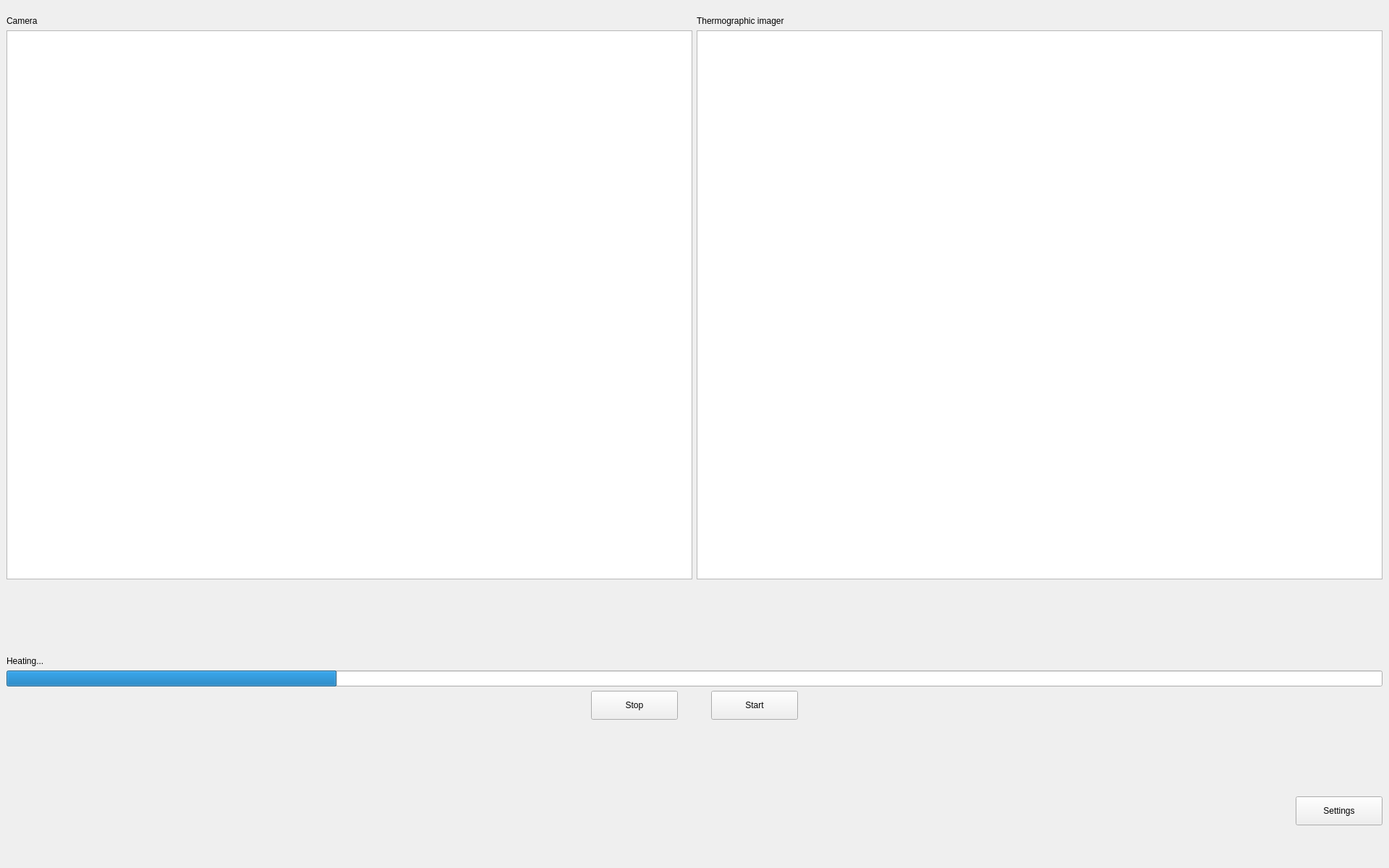
<?xml version="1.0" encoding="UTF-8"?>
<ui version="4.0">
 <class>MainWindow</class>
 <widget class="QMainWindow" name="MainWindow">
  <property name="geometry">
   <rect>
    <x>0</x>
    <y>0</y>
    <width>1920</width>
    <height>1200</height>
   </rect>
  </property>
  <property name="minimumSize">
   <size>
    <width>0</width>
    <height>0</height>
   </size>
  </property>
  <property name="baseSize">
   <size>
    <width>0</width>
    <height>0</height>
   </size>
  </property>
  <property name="windowTitle">
   <string>Portable Thermal Control</string>
  </property>
  <property name="styleSheet">
   <string notr="true"/>
  </property>
  <widget class="QWidget" name="CentralWidget">
   <layout class="QVBoxLayout" name="verticalLayout_5">
    <item>
     <spacer name="verticalSpacer_2">
      <property name="orientation">
       <enum>Qt::Vertical</enum>
      </property>
      <property name="sizeType">
       <enum>QSizePolicy::Minimum</enum>
      </property>
      <property name="sizeHint" stdset="0">
       <size>
        <width>20</width>
        <height>13</height>
       </size>
      </property>
     </spacer>
    </item>
    <item>
     <layout class="QHBoxLayout" name="horizontalLayout_2">
      <item>
       <layout class="QVBoxLayout" name="verticalLayout">
        <item>
         <widget class="QLabel" name="MainCameraTitle">
          <property name="styleSheet">
           <string notr="true"/>
          </property>
          <property name="text">
           <string>Camera</string>
          </property>
         </widget>
        </item>
        <item>
         <widget class="QGraphicsView" name="MainCameraView">
          <property name="minimumSize">
           <size>
            <width>250</width>
            <height>200</height>
           </size>
          </property>
          <property name="styleSheet">
           <string notr="true"/>
          </property>
         </widget>
        </item>
       </layout>
      </item>
      <item>
       <layout class="QVBoxLayout" name="verticalLayout_2">
        <item>
         <widget class="QLabel" name="MainTCameraTitle">
          <property name="styleSheet">
           <string notr="true"/>
          </property>
          <property name="text">
           <string>Thermographic imager</string>
          </property>
         </widget>
        </item>
        <item>
         <widget class="QGraphicsView" name="MainTCameraView">
          <property name="minimumSize">
           <size>
            <width>250</width>
            <height>200</height>
           </size>
          </property>
          <property name="styleSheet">
           <string notr="true"/>
          </property>
         </widget>
        </item>
       </layout>
      </item>
     </layout>
    </item>
    <item>
     <spacer name="verticalSpacer">
      <property name="orientation">
       <enum>Qt::Vertical</enum>
      </property>
      <property name="sizeType">
       <enum>QSizePolicy::Preferred</enum>
      </property>
      <property name="sizeHint" stdset="0">
       <size>
        <width>20</width>
        <height>100</height>
       </size>
      </property>
     </spacer>
    </item>
    <item>
     <widget class="QLabel" name="MainProcessLabel">
      <property name="styleSheet">
       <string notr="true"/>
      </property>
      <property name="text">
       <string>Heating...</string>
      </property>
      <property name="textInteractionFlags">
       <set>Qt::LinksAccessibleByMouse|Qt::TextSelectableByMouse</set>
      </property>
     </widget>
    </item>
    <item>
     <widget class="QProgressBar" name="MainProgressBar">
      <property name="styleSheet">
       <string notr="true"/>
      </property>
      <property name="value">
       <number>24</number>
      </property>
      <property name="textVisible">
       <bool>false</bool>
      </property>
      <property name="format">
       <string/>
      </property>
     </widget>
    </item>
    <item>
     <layout class="QHBoxLayout" name="horizontalLayout">
      <item>
       <spacer name="horizontalSpacer_3">
        <property name="orientation">
         <enum>Qt::Horizontal</enum>
        </property>
        <property name="sizeHint" stdset="0">
         <size>
          <width>40</width>
          <height>20</height>
         </size>
        </property>
       </spacer>
      </item>
      <item>
       <widget class="QPushButton" name="MainStopButton">
        <property name="sizePolicy">
         <sizepolicy hsizetype="Fixed" vsizetype="Fixed">
          <horstretch>0</horstretch>
          <verstretch>0</verstretch>
         </sizepolicy>
        </property>
        <property name="minimumSize">
         <size>
          <width>120</width>
          <height>40</height>
         </size>
        </property>
        <property name="styleSheet">
         <string notr="true"/>
        </property>
        <property name="text">
         <string>Stop</string>
        </property>
        <property name="iconSize">
         <size>
          <width>16</width>
          <height>16</height>
         </size>
        </property>
       </widget>
      </item>
      <item>
       <spacer name="horizontalSpacer">
        <property name="orientation">
         <enum>Qt::Horizontal</enum>
        </property>
        <property name="sizeType">
         <enum>QSizePolicy::Fixed</enum>
        </property>
        <property name="sizeHint" stdset="0">
         <size>
          <width>40</width>
          <height>20</height>
         </size>
        </property>
       </spacer>
      </item>
      <item>
       <widget class="QPushButton" name="MainPlayButton">
        <property name="sizePolicy">
         <sizepolicy hsizetype="Fixed" vsizetype="Fixed">
          <horstretch>0</horstretch>
          <verstretch>0</verstretch>
         </sizepolicy>
        </property>
        <property name="minimumSize">
         <size>
          <width>120</width>
          <height>40</height>
         </size>
        </property>
        <property name="styleSheet">
         <string notr="true"/>
        </property>
        <property name="text">
         <string>Start</string>
        </property>
        <property name="iconSize">
         <size>
          <width>16</width>
          <height>16</height>
         </size>
        </property>
       </widget>
      </item>
      <item>
       <spacer name="horizontalSpacer_4">
        <property name="orientation">
         <enum>Qt::Horizontal</enum>
        </property>
        <property name="sizeHint" stdset="0">
         <size>
          <width>40</width>
          <height>20</height>
         </size>
        </property>
       </spacer>
      </item>
     </layout>
    </item>
    <item>
     <spacer name="verticalSpacer_3">
      <property name="orientation">
       <enum>Qt::Vertical</enum>
      </property>
      <property name="sizeType">
       <enum>QSizePolicy::Preferred</enum>
      </property>
      <property name="sizeHint" stdset="0">
       <size>
        <width>20</width>
        <height>100</height>
       </size>
      </property>
     </spacer>
    </item>
    <item>
     <layout class="QHBoxLayout" name="horizontalLayout_3">
      <item>
       <spacer name="horizontalSpacer_2">
        <property name="orientation">
         <enum>Qt::Horizontal</enum>
        </property>
        <property name="sizeType">
         <enum>QSizePolicy::Expanding</enum>
        </property>
        <property name="sizeHint" stdset="0">
         <size>
          <width>40</width>
          <height>40</height>
         </size>
        </property>
       </spacer>
      </item>
      <item>
       <widget class="QPushButton" name="MainSettingsButton">
        <property name="sizePolicy">
         <sizepolicy hsizetype="Fixed" vsizetype="Fixed">
          <horstretch>0</horstretch>
          <verstretch>0</verstretch>
         </sizepolicy>
        </property>
        <property name="minimumSize">
         <size>
          <width>120</width>
          <height>40</height>
         </size>
        </property>
        <property name="styleSheet">
         <string notr="true"/>
        </property>
        <property name="text">
         <string>Settings</string>
        </property>
        <property name="icon">
         <iconset resource="res_rs.qrc">
          <normaloff>:/icons/icons/settings.svg</normaloff>:/icons/icons/settings.svg</iconset>
        </property>
        <property name="iconSize">
         <size>
          <width>30</width>
          <height>30</height>
         </size>
        </property>
       </widget>
      </item>
     </layout>
    </item>
    <item>
     <spacer name="verticalSpacer_4">
      <property name="orientation">
       <enum>Qt::Vertical</enum>
      </property>
      <property name="sizeType">
       <enum>QSizePolicy::Minimum</enum>
      </property>
      <property name="sizeHint" stdset="0">
       <size>
        <width>20</width>
        <height>50</height>
       </size>
      </property>
     </spacer>
    </item>
   </layout>
  </widget>
 </widget>
 <resources>
  <include location="res_rs.qrc"/>
 </resources>
 <connections/>
</ui>
